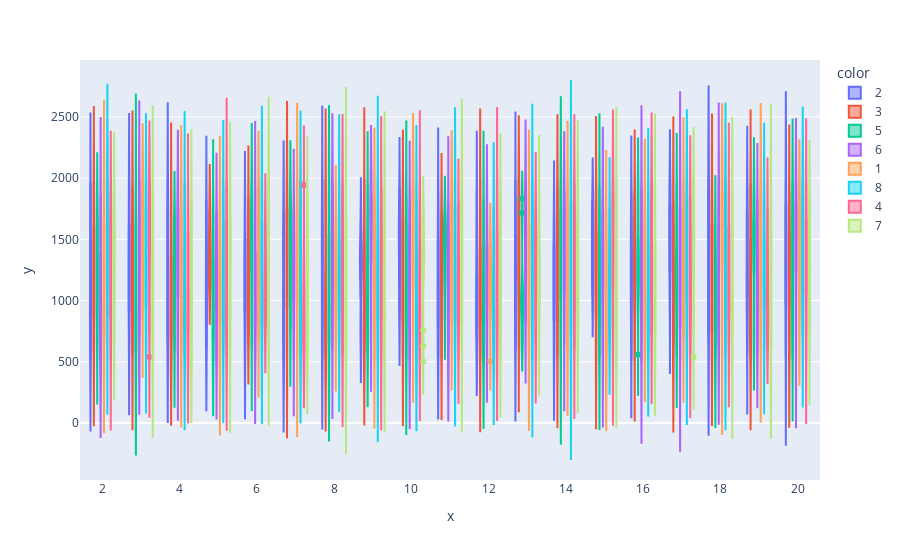

The notebook cell saved with this chart:
### Code cell
fig = px.violin(x=df["talk_time"], y=df["battery_power"],color=df["n_cores"], box=True # draw box plot inside the violin
               )
fig.show()

### Figure 1 — Plotly figure (JSON) as saved in the notebook; plotly's stock layout.template omitted (floating-point values rounded to 4 significant figures; data arrays with more than 128 entries replaced by an {"elided": "..."} marker saying what was removed)
{"data": [{"alignmentgroup": "True", "box": {"visible": true}, "hovertemplate": "color=2<br>x=%{x}<br>y=%{y}<extra></extra>", "legendgroup": "2", "marker": {"color": "#636efa"}, "name": "2", "offsetgroup": "2", "orientation": "v", "scalegroup": "True", "showlegend": true, "type": "violin", "x": {"elided": "247 int values"}, "x0": " ", "xaxis": "x", "y": {"elided": "247 int values"}, "y0": " ", "yaxis": "y"}, {"alignmentgroup": "True", "box": {"visible": true}, "hovertemplate": "color=3<br>x=%{x}<br>y=%{y}<extra></extra>", "legendgroup": "3", "marker": {"color": "#EF553B"}, "name": "3", "offsetgroup": "3", "orientation": "v", "scalegroup": "True", "showlegend": true, "type": "violin", "x": {"elided": "246 int values"}, "x0": " ", "xaxis": "x", "y": {"elided": "246 int values"}, "y0": " ", "yaxis": "y"}, {"alignmentgroup": "True", "box": {"visible": true}, "hovertemplate": "color=5<br>x=%{x}<br>y=%{y}<extra></extra>", "legendgroup": "5", "marker": {"color": "#00cc96"}, "name": "5", "offsetgroup": "5", "orientation": "v", "scalegroup": "True", "showlegend": true, "type": "violin", "x": {"elided": "246 int values"}, "x0": " ", "xaxis": "x", "y": {"elided": "246 int values"}, "y0": " ", "yaxis": "y"}, {"alignmentgroup": "True", "box": {"visible": true}, "hovertemplate": "color=6<br>x=%{x}<br>y=%{y}<extra></extra>", "legendgroup": "6", "marker": {"color": "#ab63fa"}, "name": "6", "offsetgroup": "6", "orientation": "v", "scalegroup": "True", "showlegend": true, "type": "violin", "x": {"elided": "230 int values"}, "x0": " ", "xaxis": "x", "y": {"elided": "230 int values"}, "y0": " ", "yaxis": "y"}, {"alignmentgroup": "True", "box": {"visible": true}, "hovertemplate": "color=1<br>x=%{x}<br>y=%{y}<extra></extra>", "legendgroup": "1", "marker": {"color": "#FFA15A"}, "name": "1", "offsetgroup": "1", "orientation": "v", "scalegroup": "True", "showlegend": true, "type": "violin", "x": {"elided": "242 int values"}, "x0": " ", "xaxis": "x", "y": {"elided": "242 int values"}, "y0": " ", "yaxis": "y"}, {"alignmentgroup": "True", "box": {"visible": true}, "hovertemplate": "color=8<br>x=%{x}<br>y=%{y}<extra></extra>", "legendgroup": "8", "marker": {"color": "#19d3f3"}, "name": "8", "offsetgroup": "8", "orientation": "v", "scalegroup": "True", "showlegend": true, "type": "violin", "x": {"elided": "256 int values"}, "x0": " ", "xaxis": "x", "y": {"elided": "256 int values"}, "y0": " ", "yaxis": "y"}, {"alignmentgroup": "True", "box": {"visible": true}, "hovertemplate": "color=4<br>x=%{x}<br>y=%{y}<extra></extra>", "legendgroup": "4", "marker": {"color": "#FF6692"}, "name": "4", "offsetgroup": "4", "orientation": "v", "scalegroup": "True", "showlegend": true, "type": "violin", "x": {"elided": "274 int values"}, "x0": " ", "xaxis": "x", "y": {"elided": "274 int values"}, "y0": " ", "yaxis": "y"}, {"alignmentgroup": "True", "box": {"visible": true}, "hovertemplate": "color=7<br>x=%{x}<br>y=%{y}<extra></extra>", "legendgroup": "7", "marker": {"color": "#B6E880"}, "name": "7", "offsetgroup": "7", "orientation": "v", "scalegroup": "True", "showlegend": true, "type": "violin", "x": {"elided": "259 int values"}, "x0": " ", "xaxis": "x", "y": {"elided": "259 int values"}, "y0": " ", "yaxis": "y"}], "layout": {"legend": {"title": {"text": "color"}, "tracegroupgap": 0}, "margin": {"t": 60}, "violinmode": "group", "xaxis": {"anchor": "y", "domain": [0, 1], "title": {"text": "x"}}, "yaxis": {"anchor": "x", "domain": [0, 1], "title": {"text": "y"}}}}
